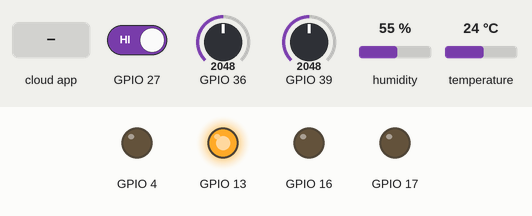
Bench run of a program on a simulated ESP32. Parts: output pins drawn as LEDs (lit = HIGH). The test bench sets the inputs (shaded band); at power-on: GPIO 27 HIGH, GPIO 36 = 2048, GPIO 39 = 2048, humidity 55 %, temperature 24 °C. WiFi joins after 1.5 s; servers stay silent unless stated; the Firebase database answers and starts empty; what the program prints to the serial monitor is not drawn.

Above: at 2.7 s.
2.8 s: GPIO 27 driven LOW
At 4.6 s:
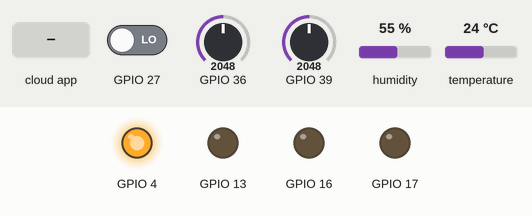
8.1 s: GPIO 27 driven HIGH
At 8.8 s:
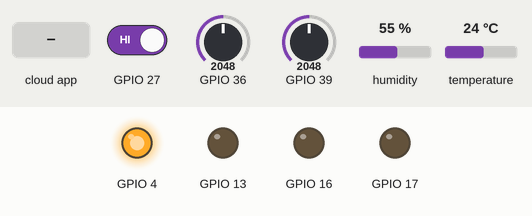
9.6 s: the phone or cloud app sets slider to 0
At 11.5 s:
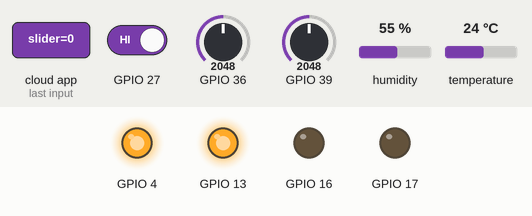
Timing chart, 0 to 14.1 s (numbered marks = the images above; inputs shaded):
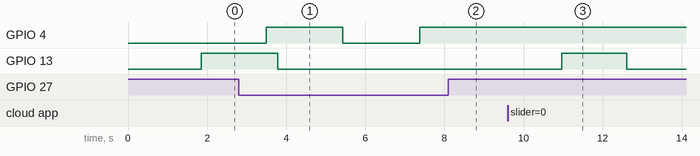

Measured:
- after the input at 2.8 s, GPIO 4: LOW → HIGH after 0.69 s, → LOW 1.9 s later, → HIGH 1.9 s later; GPIO 13: HIGH → LOW after 0.99 s instead of 0.69 s
- after the input at 8.1 s, GPIO 4: stays HIGH (without the input it goes to LOW after 1.2 s)
- after the input at 9.6 s, GPIO 13: LOW → HIGH after 1.4 s, → LOW 1.6 s later

The program:

main.cpp
```cpp
// (licence header left out)
/** This example will show how to authenticate using
 * the legacy token or database secret with the new APIs (using config and auth data).
 */

#include <Arduino.h>
#include <WiFi.h>
#include <FirebaseESP32.h>
#include <Adafruit_HTU21DF.h>

// Provide the RTDB payload printing info and other helper functions.
#include <addons/RTDBHelper.h>

/* 1. Define the WiFi credentials */
#define WIFI_SSID "uaifai-brum"
#define WIFI_PASSWORD "bemvindoaocesar"

/* 2. If work with RTDB, define the RTDB URL and database secret */
#define DATABASE_URL "https://grupo3-16a7b-default-rtdb.firebaseio.com/" //<databaseName>.firebaseio.com or <databaseName>.<region>.firebasedatabase.app
#define DATABASE_SECRET "UMSs7bB1EDf3EME51tolCDLnRFfSIKqNoobdwlyd"

/* 3. Define the Firebase Data object */
FirebaseData fbdo;

/* 4, Define the FirebaseAuth data for authentication data */
FirebaseAuth auth;

/* Define the FirebaseConfig data for config data */
FirebaseConfig config;
// Sensor HTU21D
Adafruit_HTU21DF htu = Adafruit_HTU21DF();

unsigned long dataMillis = 0;
int count = 0;
int  flag = 1;

void setup()
{

    if (!htu.begin()) {
        Serial.println("HTU21D nao encontrado!");
    } else {
        Serial.println("HTU21D inicializado");
    }

    pinMode(13, OUTPUT);
    pinMode(16, OUTPUT);
    pinMode(17, OUTPUT);
    pinMode(4, OUTPUT);
    pinMode(27, INPUT);

    Serial.begin(9600);
    Serial.println("hello world");

    WiFi.begin(WIFI_SSID, WIFI_PASSWORD);
    Serial.print("Connecting to Wi-Fi");
    while (WiFi.status() != WL_CONNECTED)
    {
        Serial.print(".");
        delay(300);
    }
    Serial.println();
    Serial.print("Connected with IP: ");
    Serial.println(WiFi.localIP());
    Serial.println();

    Serial.printf("Firebase Client v%s\n\n", FIREBASE_CLIENT_VERSION);

    /* Assign the certificate file (optional) */
    // config.cert.file = "/cert.cer";
    // config.cert.file_storage = StorageType::FLASH;

    /* Assign the database URL and database secret(required) */
    config.database_url = DATABASE_URL;
    config.signer.tokens.legacy_token = DATABASE_SECRET;

    // Comment or pass false value when WiFi reconnection will control by your code or third party library e.g. WiFiManager
    Firebase.reconnectNetwork(true);

    // Since v4.4.x, BearSSL engine was used, the SSL buffer need to be set.
    // Large data transmission may require larger RX buffer, otherwise connection issue or data read time out can be occurred.
    fbdo.setBSSLBufferSize(4096 /* Rx buffer size in bytes from 512 - 16384 */, 1024 /* Tx buffer size in bytes from 512 - 16384 */);

    /* Initialize the library with the Firebase authen and config */
    Firebase.begin(&config, &auth);

    // Or use legacy authenticate method
    // Firebase.begin(DATABASE_URL, DATABASE_SECRET);
}

void loop()
{

    Serial.println(millis());

    if (millis() - dataMillis > 1000)
    {
        bool botao, led;
        float temperatura;
        float temp = htu.readTemperature();
        float hum = htu.readHumidity();
        int potenc, sound, potencia;

        potenc = analogRead(39);
        botao = digitalRead(27);
        sound = analogRead(36);

        Firebase.setBool(fbdo, "/botao", botao);
        if (botao == false){

          Firebase.setBool(fbdo, "/botao", botao);
          switch (flag)
          {
          case 1:
            digitalWrite(4, HIGH);
            Firebase.setBool(fbdo, "/flag", true);
            flag = 0;
            break;

          case 0:
            digitalWrite(4, LOW);
            Firebase.setBool(fbdo, "/flag", false);
            flag = 1;
            break;
          }
        }
        Firebase.getInt(fbdo, "/slider", &potencia);
        if (temp >= potencia){
          digitalWrite(13, HIGH);
          Firebase.setBool(fbdo, "/led", true);
        }
        else {
          digitalWrite(13, LOW);
          Firebase.setBool(fbdo, "/led", false);
        }
        if (sound < 1700){
          Firebase.setString(fbdo, "/sensor_sound", "baixo");
        }
        else if (sound < 2500){
          Firebase.setString(fbdo, "/sensor_sound", "medio");
        }
        else{
          Firebase.setString(fbdo, "/sensor_sound", "alto");
        }
        ;
        dataMillis = millis();
        //Serial.printf("Set int... %s\n", Firebase.setInt(fbdo, "/test/int", count++) ? "ok" : fbdo.errorReason().c_str());
        Firebase.setInt(fbdo, "/tempovida", millis()/1000);
        Firebase.getBool(fbdo, "/led", &led);
        Firebase.setFloat(fbdo, "/temperature", temp);
        Firebase.setFloat(fbdo, "/humidity", hum);
        Firebase.setInt(fbdo, "/slider", map(potenc, 0,4095, 0, 100));
        digitalWrite(13, led);
    }
}
```
